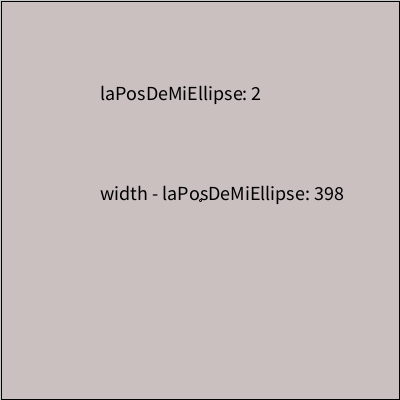
Frame 1 (no input)
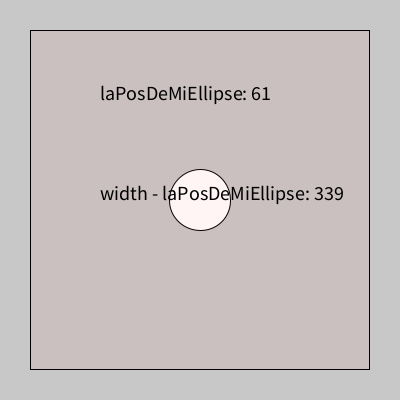
Frame 60 (the mouse pressed at the canvas centre just before this capture)
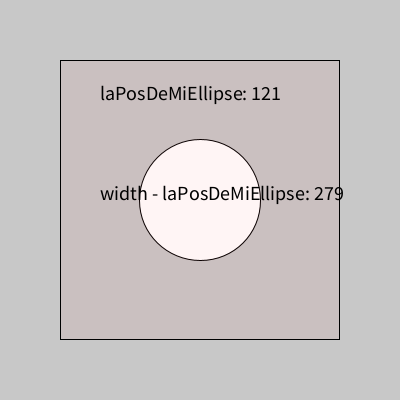
Frame 120 (the mouse held since frame 60 and released just before this capture)

The Processing sketch that drew these frames (run headless with seeded random() and noise(); from frame 60 on, the mouse is pressed at the canvas centre):

// Processing sketch: variable_mouse_tam
// ── variable_mouse_tam.pde
int laPosDeMiEllipse;

void setup(){
  size(400, 400);
  laPosDeMiEllipse = 1;
  textSize(20);
  frameRate(10);
}

void draw(){
  background(200);
  laPosDeMiEllipse = laPosDeMiEllipse + 1;// laPosDeMiEllipse++;
  fill(255);
  ellipse(width/2, height/2, laPosDeMiEllipse,laPosDeMiEllipse);
  
  fill(255,0,0,10);
  rectMode(CENTER);//CORNER, CORNERS
  rect(width/2, height/2, width - laPosDeMiEllipse, width - laPosDeMiEllipse);
  
  fill(0);
  text("laPosDeMiEllipse: " + laPosDeMiEllipse, 100, 100);
  text("width - laPosDeMiEllipse: " + (width - laPosDeMiEllipse), 100, 200);
}
